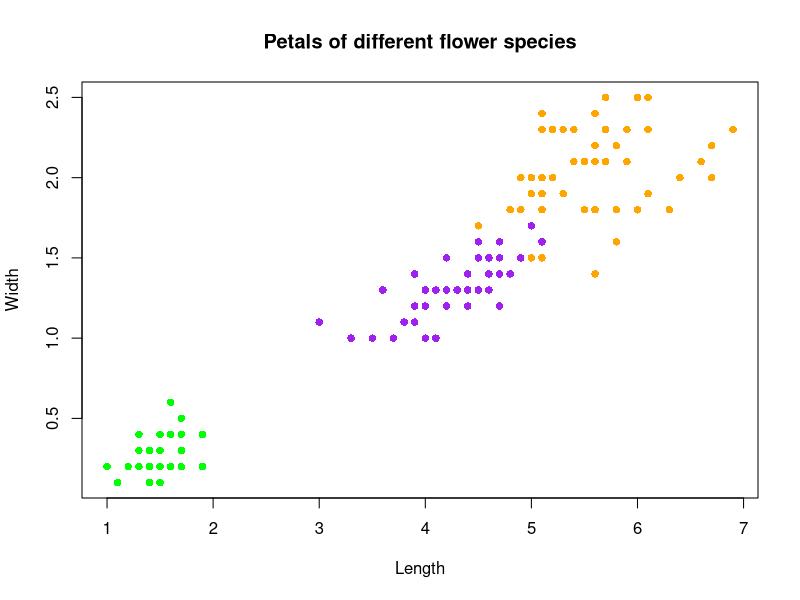
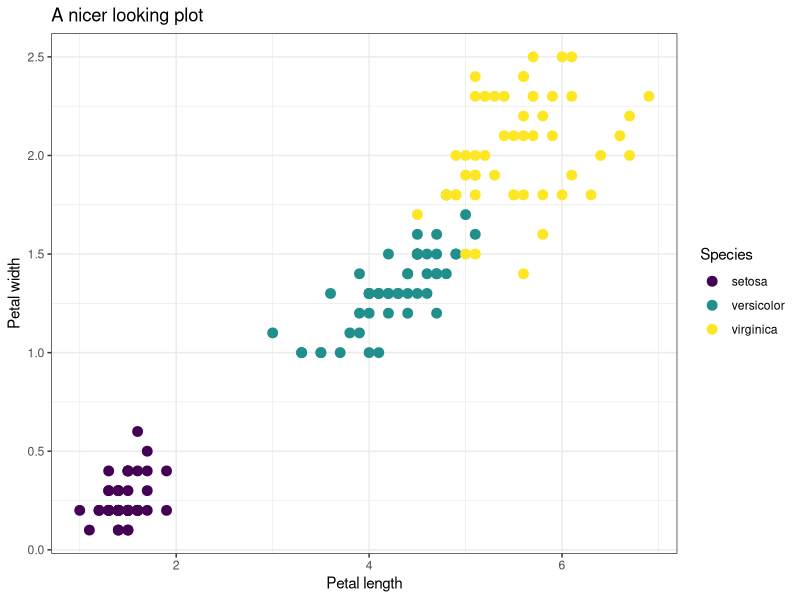

Write R code to recreate these figures, in order.
## ---- chunk 1
1 + 1
## ---- chunk 2
plot(iris$Petal.Length, iris$Petal.Width, 
     xlab = "Length", ylab = "Width", 
     main = "Petals of different flower species",
     col = c("green", "purple", "orange")[iris$Species],
     pch = 16)
## ---- chunk 3
# Load the ggplot2 library into our R session
library(ggplot2)

ggplot(iris, aes(x = Petal.Length, y = Petal.Width, colour = Species)) +
    geom_point(size = 3) +
    scale_colour_viridis_d() +
    labs(title = "A nicer looking plot",
         x = "Petal length", y = "Petal width") +
    theme_bw()
